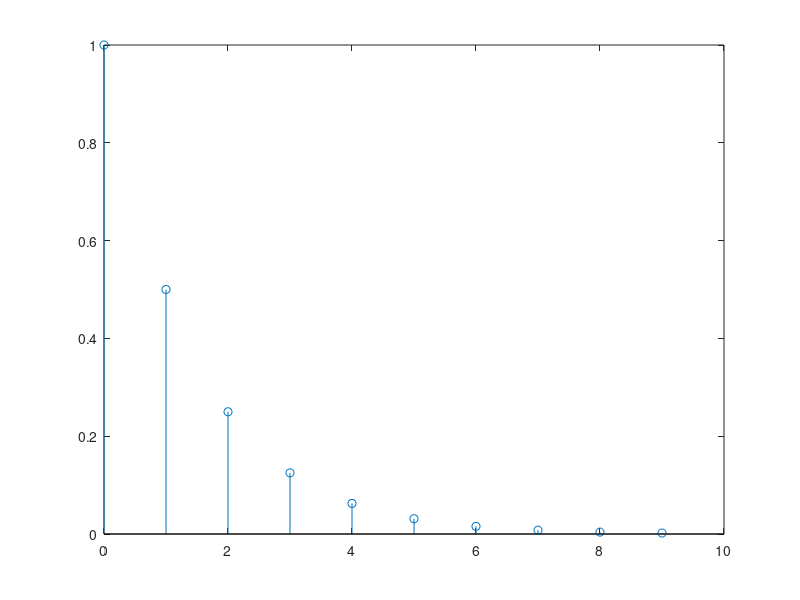
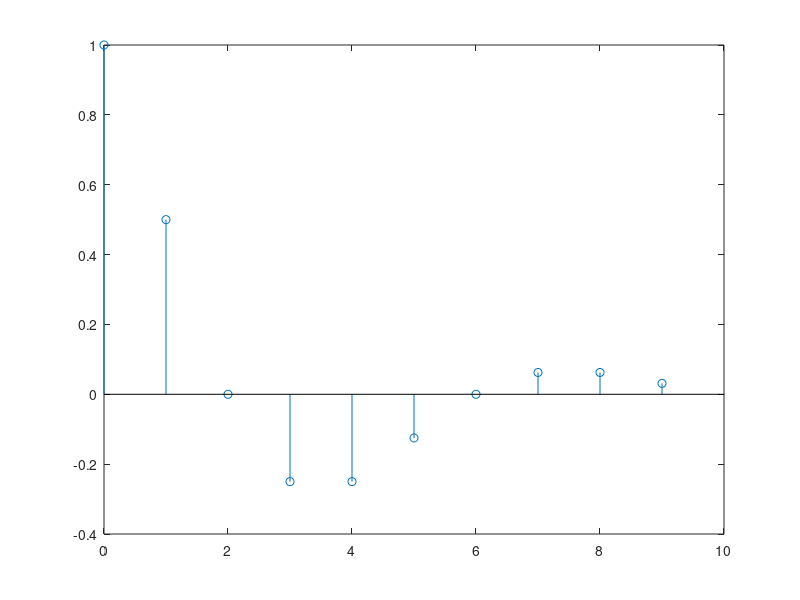
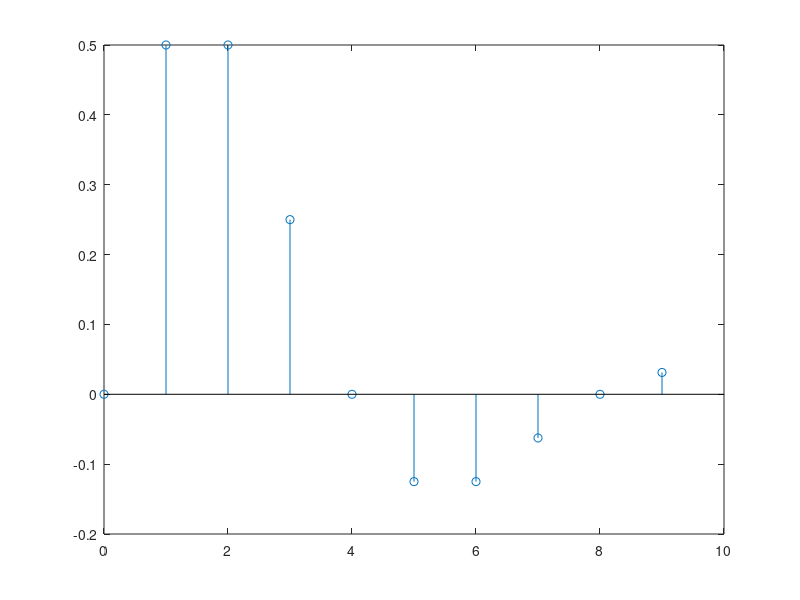

Write the MATLAB code that produced these figures, in order.
%señal exponencial
n= 0:9;
A=0.5;
xn=A.^n;
stem(n,xn)

%Señal exponencial compleja
n= 0:9;
A=0.5+0.5*i;
xn=A.^n;
figure('Name','Parte real')
stem(n,real(xn))
figure('Name','Parte imaginaria')
stem(n,imag(xn))
